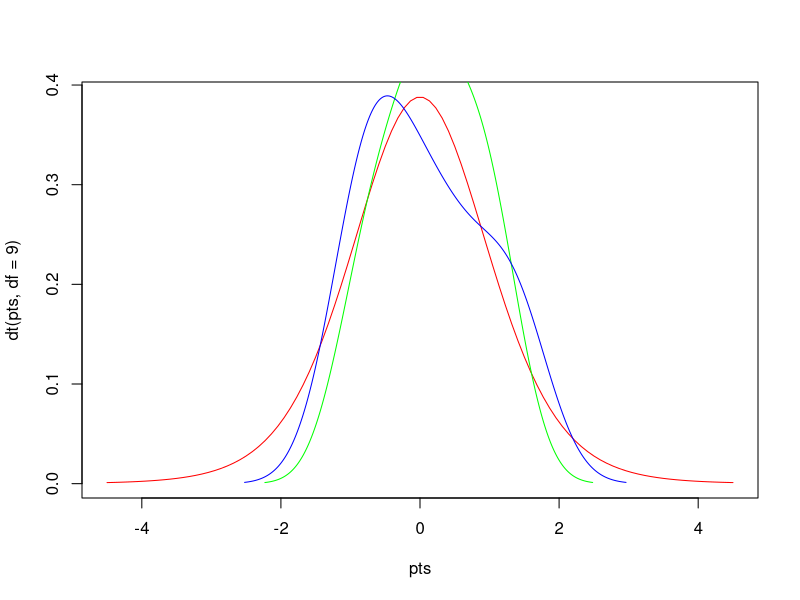

Source code (R):
# Author: Emmanuel Ndubuisi, Date: 08/18/2021, Purpose: Calculate T-test

x = rnorm(10)
y = rnorm(10)

pts = seq(-4.5,4.5,length=100)
plot(pts,dt(pts,df=9),col='red',type='l')

lines(density(x), col='green')
lines(density(y), col='blue')
